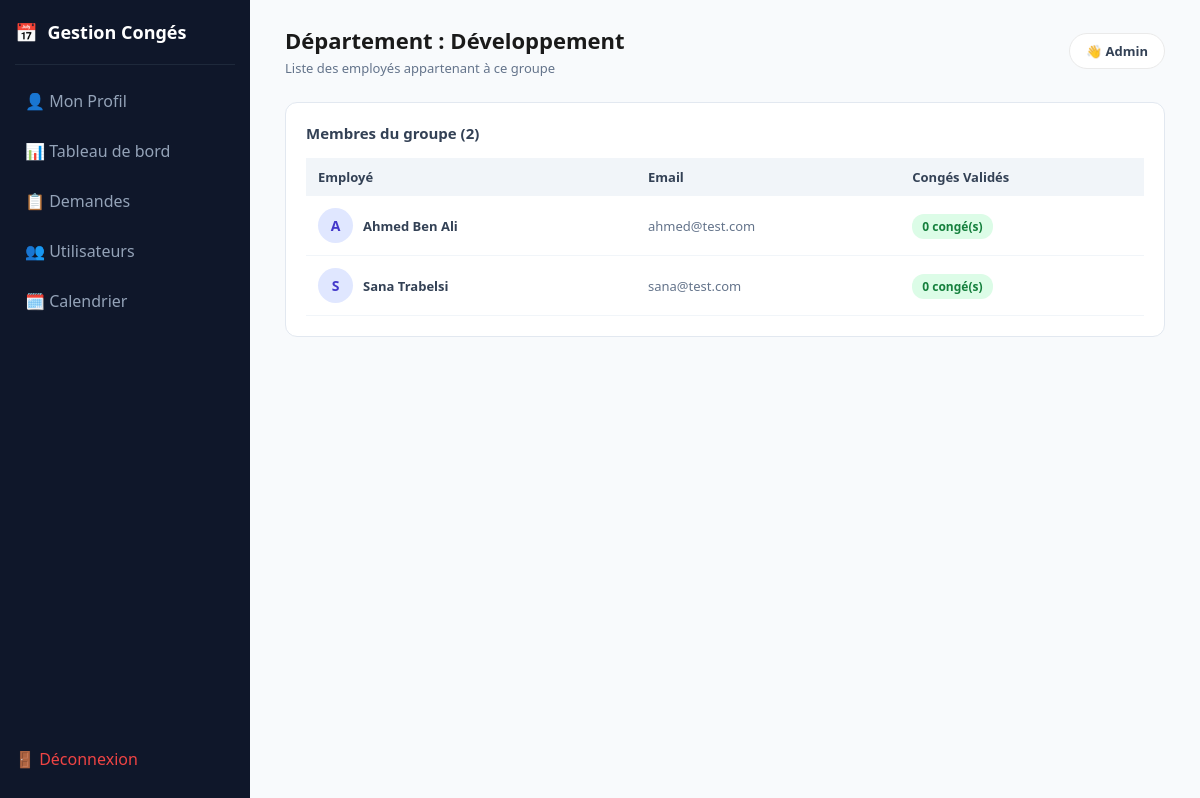
Page /admin/groupe_details.php?id=1 (signed in) on the committed database.
### tables this page shows
CREATE TABLE groups (
  id INT AUTO_INCREMENT PRIMARY KEY,
  nom VARCHAR(100) NOT NULL,
  description TEXT
);

CREATE TABLE users (
  id INT AUTO_INCREMENT PRIMARY KEY,
  nom VARCHAR(100) NOT NULL,
  prenom VARCHAR(100) NOT NULL,
  email VARCHAR(150) UNIQUE NOT NULL,
  password VARCHAR(255) NOT NULL,
  role ENUM('admin','user') DEFAULT 'user',
  group_id INT NULL,
  created_at TIMESTAMP DEFAULT CURRENT_TIMESTAMP,
  FOREIGN KEY (group_id) REFERENCES groups(id) ON DELETE SET NULL
);

### admin/groupe_details.php (the view, shortened to what this page needs)
<?php
require_once '../config/db.php';
$group_id = $_GET['id'] ?? null;
$stmtGroup = $pdo->prepare("SELECT * FROM groups WHERE id = ?");
$stmtGroup->execute([$group_id]);
$groupe = $stmtGroup->fetch(PDO::FETCH_ASSOC);
$stmtUsers = $pdo->prepare("SELECT u.*,
                            (SELECT COUNT(*) FROM leave_requests lr WHERE lr.user_id = u.id AND lr.statut = 'accepte') as total_conges
                            FROM users u
                            WHERE u.group_id = ? AND u.role = 'user'
                            ORDER BY u.nom ASC");
$stmtUsers->execute([$group_id]);
$membres = $stmtUsers->fetchAll(PDO::FETCH_ASSOC);
?>
<!DOCTYPE html>
<html lang="fr">
<head>
    <link rel="stylesheet" href="../assets/css/style.css">
    <link rel="stylesheet" href="../assets/css/admin.css">
</head>
<body>
    <div class="page-container">
        <?php include 'sidebar.php'; ?>
        <main class="custom-main">
            <header class="topbar" style="display: flex; justify-content: space-between; align-items: center; margin-bottom: 25px;">
                <div>
                    <h1>Département : <?= htmlspecialchars($groupe['nom']) ?></h1>
                    <p style="color: #64748b; font-size: 13px; margin-top: 4px;">Liste des employés appartenant à ce groupe</p>
                </div>
                <div class="user-badge" style="font-size: 13px; font-weight: 600;">👋 <?= htmlspecialchars($_SESSION['nom'] ?? 'Admin') ?></div>
            </header>
            <div class="panel" style="background: white; padding: 20px; border-radius: 12px; border: 1px solid #e2e8f0;">
                <h2 style="font-size: 15px; font-weight: 700; margin-bottom: 15px;">Membres du groupe (<?= count($membres) ?>)</h2>
                <?php if (empty($membres)): ?>
                    <p style="color: #94a3b8; text-align: center; padding: 20px 0;">Aucun employé dans ce groupe pour le moment.</p>
                <?php else: ?>
                    <table style="width: 100%; border-collapse: collapse; font-size: 13px;">
                        <thead>
                            <tr style="background: #f1f5f9; text-align: left;">
                                <th style="padding: 10px 12px;">Employé</th>
                                <th style="padding: 10px 12px;">Email</th>
                                <th style="padding: 10px 12px;">Congés Validés</th>
                            </tr>
                        </thead>
                        <tbody>
                            <?php foreach ($membres as $m): ?>
                            <tr style="border-bottom: 1px solid #f1f5f9;">
                                <td style="padding: 12px; display: flex; align-items: center; gap: 10px;">
                                    <div class="user-avatar"><?= strtoupper(substr($m['prenom'], 0, 1)) ?></div>
                                    <strong><?= htmlspecialchars($m['prenom'].' '.$m['nom']) ?></strong>
                                </td>
                                <td style="padding: 12px; color: #64748b;"><?= htmlspecialchars($m['email']) ?></td>
                                <td style="padding: 12px;">
                                    <span class="badge-conge"><?= $m['total_conges'] ?> congé(s)</span>
                                </td>
                            </tr>
                            <?php endforeach; ?>
                        </tbody>
                    </table>
                <?php endif; ?>
            </div>
        </main>
    </div>
</body>
</html>

### assets/css/style.css (style rules this page uses)
* { margin: 0; padding: 0; box-sizing: border-box; font-family: 'Segoe UI', -apple-system, Arial, sans-serif; }
body { background: #f7f8fa; min-height: 100vh; display: flex; justify-content: center; align-items: center; }

### assets/css/admin.css (style rules this page uses)
.topbar { display: flex; justify-content: space-between; align-items: center; margin-bottom: 28px; }
.topbar h1 { font-size: 22px; color: #1a1a1a; }
.user-badge { background: white; padding: 8px 16px; border-radius: 20px; font-size: 13px; border: 1px solid #eaeaea; }
.panel { background: white; border-radius: 12px; padding: 24px; border: 1px solid #eaeaea; }

### admin/groupe_details.php (style rules this page uses)
* { box-sizing: border-box; margin: 0; padding: 0; font-family: 'Segoe UI', Tahoma, Geneva, Verdana, sans-serif; }
body { background-color: #f8fafc; color: #334155; }
.page-container { display: flex; width: 100vw; min-height: 100vh; }
.custom-main { flex: 1; padding: 25px 35px; overflow-y: auto; }
.badge-conge { background: #dcfce7; color: #15803d; padding: 4px 10px; border-radius: 12px; font-size: 12px; font-weight: 600; }
.user-avatar { width: 35px; height: 35px; background: #e0e7ff; color: #4338ca; border-radius: 50%; display: flex; align-items: center; justify-content: center; font-weight: 700; font-size: 14px; }

### rows in the picture
groups: nom "Développement"
users: prenom "A", prenom+nom "Ahmed Ben Ali", email "ahmed@test.com", total_conges "0"
users: prenom "S", prenom+nom "Sana Trabelsi", email "sana@test.com", total_conges "0"

### other values in the picture
$_SESSION['nom'] "Admin"
count($membres) "2"
